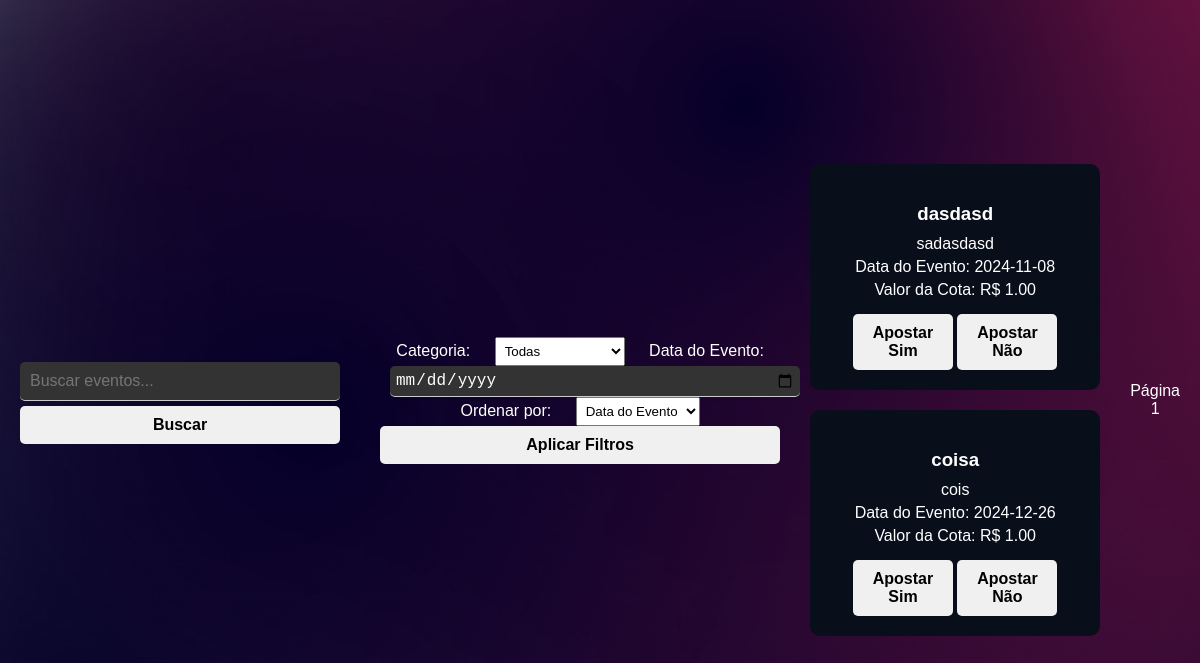
Before: /pesquisar_evento with the older database file.
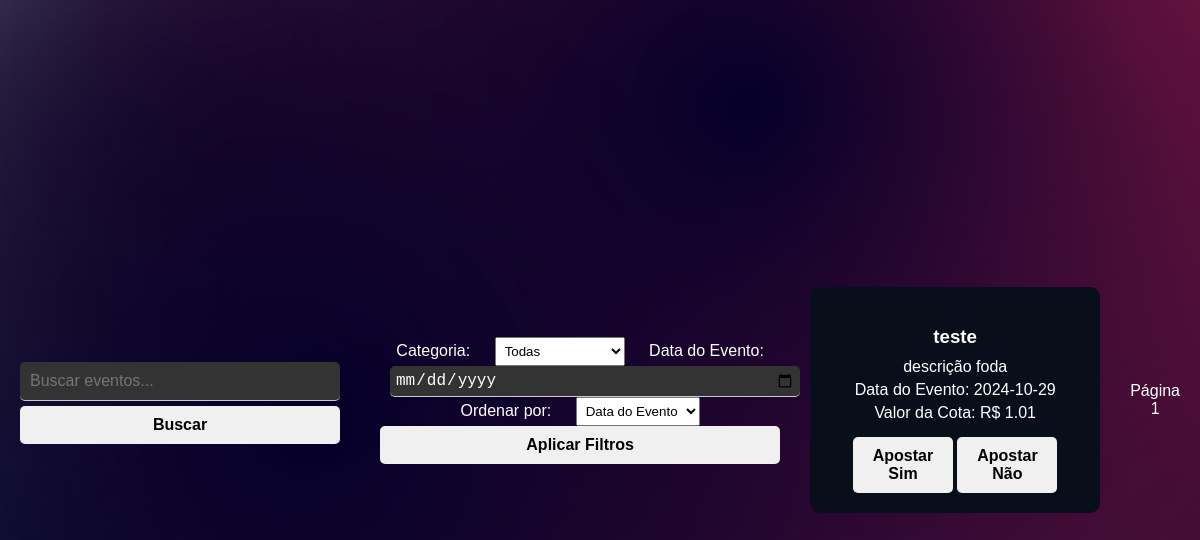
After: the same page with the newer database file.
### tables this page shows
CREATE TABLE eventos (
        id INTEGER PRIMARY KEY AUTOINCREMENT,
        titulo TEXT NOT NULL,
        descricao TEXT NOT NULL,
        valor_cota REAL NOT NULL CHECK (valor_cota >= 1.00),
        data_evento DATE NOT NULL,
        data_inicio_apostas DATE NOT NULL,
        data_fim_apostas DATE NOT NULL,
        status TEXT NOT NULL DEFAULT 'pendente',
        id_criador INTEGER NOT NULL,
        data_criacao TIMESTAMP DEFAULT CURRENT_TIMESTAMP,
        FOREIGN KEY (id_criador) REFERENCES usuarios(id) ON DELETE CASCADE
    );

### app.py (the view)
@app.route('/pesquisar_evento', methods=['GET'])
def pesquisar_evento():
    query = request.args.get('query', '')
    categoria_id = request.args.get('categoria', '')
    data = request.args.get('data', '')
    ordenacao = request.args.get('ordenacao', '')
    page = int(request.args.get('page', 1))
    per_page = 10
    offset = (page - 1) * per_page
    conn = sqlite3.connect(database_path)
    cursor = conn.cursor()
    sql = '''
        SELECT DISTINCT eventos.*
        FROM eventos
        LEFT JOIN eventos_categorias ON eventos.id = eventos_categorias.id_evento
        WHERE eventos.status = 'aprovado'
    '''
    params = []
    if query:
        sql += ' AND (eventos.titulo LIKE ? OR eventos.descricao LIKE ?)'
        params.extend(['%' + query + '%', '%' + query + '%'])
    if categoria_id:
        sql += ' AND eventos_categorias.id_categoria = ?'
        params.append(categoria_id)
    if data:
        sql += ' AND eventos.data_evento = ?'
        params.append(data)
    if ordenacao:
        if ordenacao == 'popularidade':
            sql += ' ORDER BY (SELECT COUNT(*) FROM apostas WHERE apostas.id_evento = eventos.id) DESC'
        elif ordenacao == 'valor_cota':
            sql += ' ORDER BY eventos.valor_cota DESC'
        else:
            sql += ' ORDER BY eventos.data_evento ASC'
    else:
        sql += ' ORDER BY eventos.data_evento ASC'
    sql += ' LIMIT ? OFFSET ?'
    params.extend([per_page, offset])
    cursor.execute(sql, params)
    eventos = cursor.fetchall()
    cursor.execute('SELECT * FROM categorias_eventos')
    categorias = cursor.fetchall()
    conn.close()
    return render_template('pesquisar_evento.html', eventos=eventos, query=query, categorias=categorias,
                           categoria_id=categoria_id, data=data, ordenacao=ordenacao, page=page, per_page=per_page)

### templates/pesquisar_evento.html (shortened to what this page needs)
<!DOCTYPE html>
<html lang="pt-BR">
<head>
    <link rel="stylesheet" href="{{ url_for('static', filename='css/styles.css') }}">
</head>
<body>
    <div class="search-container">
        <form action="{{ url_for('pesquisar_evento') }}" method="GET">
            <input type="text" name="query" placeholder="Buscar eventos..." value="{{ query }}">
            <button type="submit">Buscar</button>
        </form>
    </div>
    <div class="filters-container">
        <form action="{{ url_for('pesquisar_evento') }}" method="GET">
            <label for="categoria">Categoria:</label>
            <select name="categoria" id="categoria">
                <option value="">Todas</option>
            </select>
            <label for="data">Data do Evento:</label>
            <input type="date" name="data" id="data" value="{{ data }}">
            <label for="ordenacao">Ordenar por:</label>
            <select name="ordenacao" id="ordenacao">
                <option value="data" {% if ordenacao == 'data' or ordenacao == '' %}selected{% endif %}>Data do Evento</option>
            </select>
            <button type="submit">Aplicar Filtros</button>
        </form>
    </div>
    <div class="eventos-container">
        {% if eventos %}
            {% for evento in eventos %}
                <div class="evento-card">
                    <h3>{{ evento[1] }}</h3>
                    <p>{{ evento[2] }}</p>
                    <p>Data do Evento: {{ evento[4] }}</p>
                    <p>Valor da Cota: R$ {{ '{:.2f}'.format(evento[3]) }}</p>
                    <button disabled>Apostar Sim</button>
                    <button disabled>Apostar Não</button>
                </div>
            {% endfor %}
        {% else %}
            <p>Nenhum evento encontrado.</p>
        {% endif %}
    </div>
    <div class="pagination">
        <span>Página {{ page }}</span>
    </div>
</body>
</html>

### static/css/styles.css (style rules this page uses)
body { margin: 0; padding: 0; font-family: Arial, sans-serif; background: url('/static/images/bg.png') no-repeat center center fixed; background-size: cover; height: 100vh; display: flex; justify-content: center; align-items: center; }
input[type="text"], input[type="password"],input[type="email"],input[type="date"] { width: 100%; padding: 10px; margin: 5px 0; border: none; border-bottom: 1px solid #ccc; background-color: #333; color: #fff; font-size: 16px; outline: none; border-radius: 5px; }
button { width: 100%; padding: 10px; background-color: #f0f0f0; border: none; border-radius: 5px; cursor: pointer; font-size: 16px; font-weight: bold; }
.search-container { text-align: center; margin: 20px; }
.search-container input[type="text"] { width: 300px; padding: 10px; }
.search-container button { padding: 10px 20px; background-color: #f0f0f0; color: #000; border: none; border-radius: 5px; cursor: pointer; font-weight: bold; }
.eventos-container { display: flex; flex-wrap: wrap; justify-content: center; }
.evento-card { background-color: #080E1A; padding: 20px; margin: 10px; width: 250px; border-radius: 10px; color: #fff; text-align: center; }
.evento-card h3 { margin-bottom: 10px; }
.evento-card p { margin: 5px 0; }
.evento-card button { margin-top: 10px; width: 100px; padding: 10px; background-color: #f0f0f0; color: #000; border: none; border-radius: 5px; cursor: not-allowed; font-weight: bold; }
.filters-container { margin: 20px; text-align: center; }
.filters-container form { display: inline-block; }
.filters-container label { margin: 0 10px; color: #fff; }
.filters-container select, .filters-container input[type="date"] { padding: 5px; margin: 0 10px; }
.pagination { text-align: center; margin: 20px; }
.pagination span { color: #fff; }

Changed rows visible on the page:
removed eventos: titulo "dasdasd", descricao "sadasdasd", data_evento "2024-11-08", valor_cota "1.00"
removed eventos: titulo "coisa", descricao "cois", data_evento "2024-12-26", valor_cota "1.00"
now on this page (row edited): eventos: titulo "teste", descricao "descrição foda", data_evento "2024-10-29", valor_cota "1.01"
